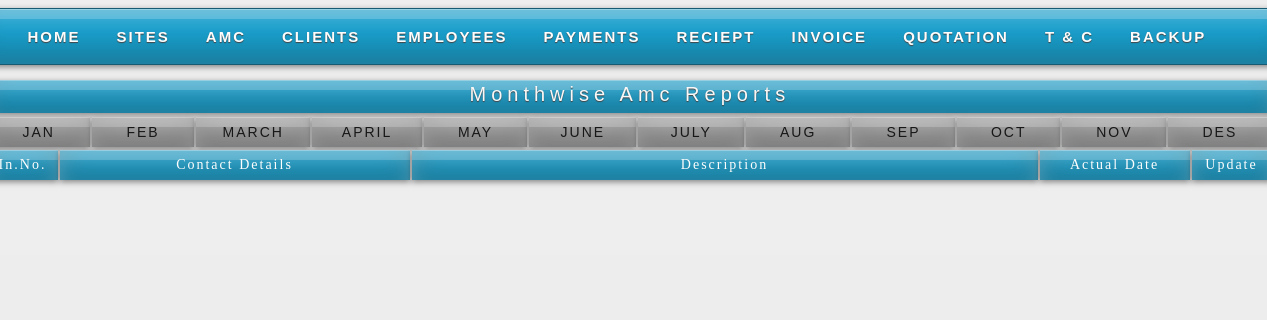
The page /montly.php on the database as committed earlier.
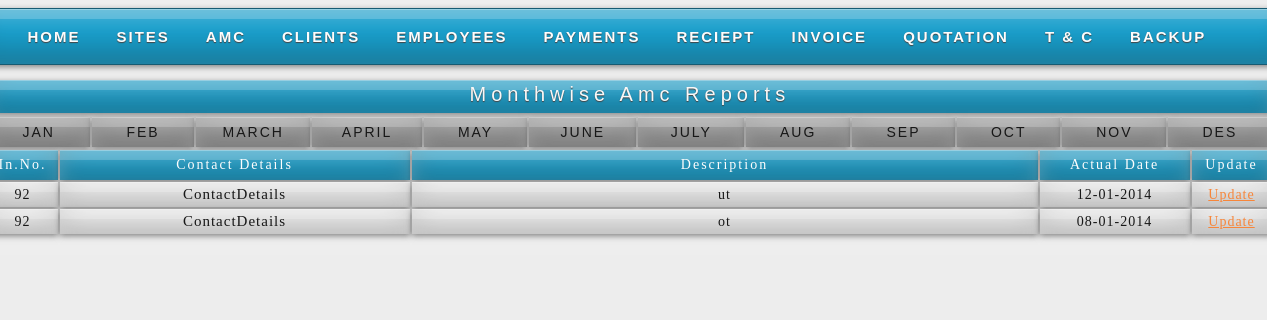
The same page on the database as committed later.
### tables this page shows
CREATE TABLE IF NOT EXISTS `reminder` (
  `r_id` int(11) NOT NULL AUTO_INCREMENT,
  `i_id` int(11) NOT NULL,
  `r_name` varchar(25) NOT NULL,
  `r_des` varchar(100) NOT NULL,
  `r_date` date NOT NULL,
  `r_r` varchar(11) NOT NULL,
  PRIMARY KEY (`r_id`)
);

### montly.php (the view, shortened to what this page needs)
<html>
<head>
<link rel="stylesheet" href="styles.css" type="text/css" />
<link rel="stylesheet" href="styles2.css" type="text/css" />
<link rel="stylesheet" href="css/myStyle.css" type="text/css">
</head>
<body>
<div id="container">
    <div id="sub-header">
    <?php
	include("header.php");
	?>
<br />
		<div class="quotation"><center>Monthwise Amc Reports</center></div>
    <div class="mybody">
    <div class="page">
			<div class="menu">
			<table class="menuTable">
            <tr class="menu_header">
            <td id="link">Jan</td>
            <td id="link2">Feb</td>
            <td id="link3">March</td>
            <td id="link4">April</td>
            <td id="link5">May</td>
            <td id="link6">June</td>
            <td id="link7">July</td>
            <td id="link8">Aug</td>
            <td id="link9">Sep</td>
            <td id="link10">Oct</td>
            <td id="link11">Nov</td>
            <td id="link12">Des</td>
            </tr>
            </table>
			</div>
			<div class="info">
			<table class="emp_month">
        	<tr class="menu_header">
        	<td width="70">In.No.</td>
        	<td width="350">Contact Details</td>
        	<td>Description</td>
        	<td width="150">Actual Date</td>
        	<td width="80">Update</td>
        	</tr>
        	<?php
			$from_j=date('Y-01-01');
			$to_j=date('Y-01-31');
			$d3=date('Y-01-01');
			$date4=date('Y-01-31');
			$a3=date('Y-m-d', strtotime("$d3 +1 year"));
			$b3=date('Y-m-d', strtotime("$date4 +1 year"));
			$qry_j="select * from reminder where r_date >='".$from_j."' and r_date<='".$to_j."' or r_date >='".$a3."' and r_date<='".$b3."'";
			$res_j=mysql_query($qry_j);
			?>
        	<?php
				while($row_j=mysql_fetch_array($res_j))
				{
				echo "<tr class='pagi'>";
				echo "<td>";
				echo $row_j[1];
				echo "</td>";
				echo "<td class='print2'>";
        		echo '<a href=# alt=Image Tooltip rel=tooltip content="<table class=tool><tr><td id=con>Kind Attn I:</td><td>'.$row_j[2].'</td></tr><tr><td id=con>Contact No:</td><td>'.$row_j[8].'</td></tr><tr><td id=con>Kind Attn II:</td><td>'.$row_j[6].'</td></tr><tr><td id=con>Contact No:</td><td>'.$row_j[9].'</td></tr><tr><td id=con>Company Name:</td><td>'.$row_j[7].'</td></tr><tr><td id=con>Phone No:</td><td>'.$row_j[10].'</td></tr></table>">'.ContactDetails.'</a>'.'<br>';
        		echo "</td>";
				echo "<td>";
				echo $row_j[3];
				echo "</td>";
				echo "<td>";
				echo date('d-m-Y', strtotime($row_j[4]));
				echo "</td>";
				echo "<td class='up'>";
				echo "<a href='amc_month.php?id=$row_j[0]'>Update</a>";
				echo "</td>";
				echo"</tr>";
				}
			?>
        </table>
			</div>
		</div>
        </div>
    </div>
    </div>
</body>
</html>

Rows that differ between the two databases and show on the page:
added reminder: i "92", r_des "ut", r_date "12-01-2014"
added reminder: i "92", r_des "ot", r_date "08-01-2014"
